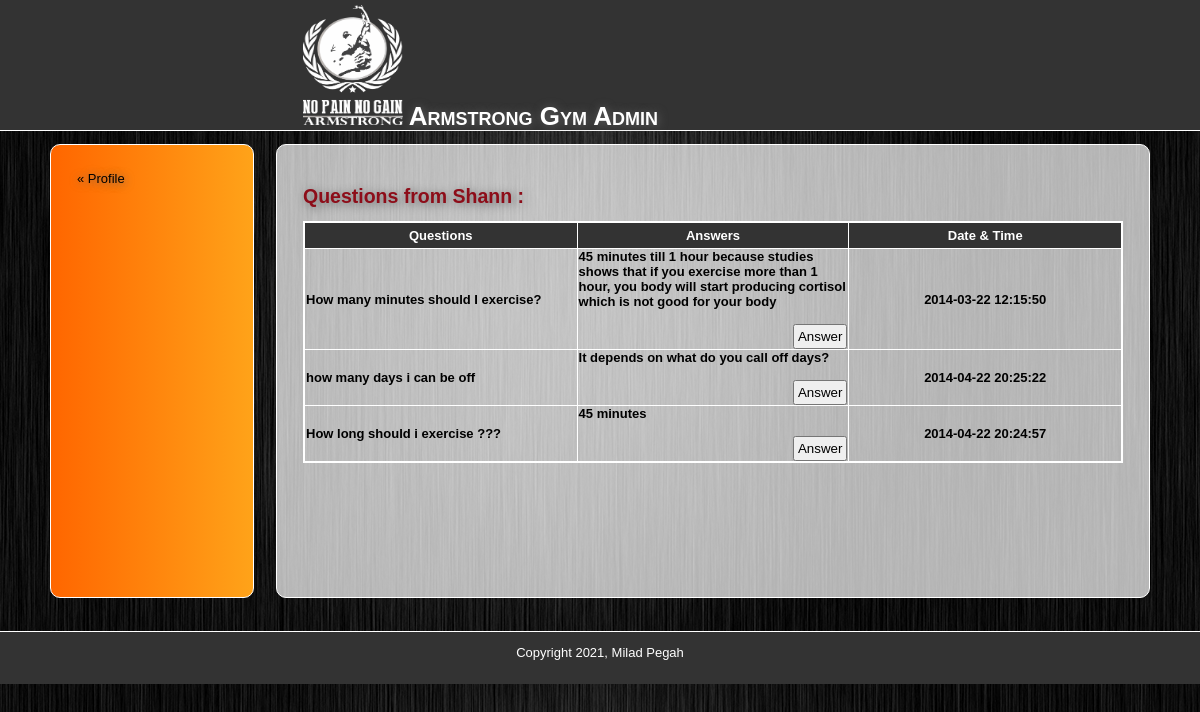
Screenshot of /answers.php?id=1 (signed in) with the database file from the repository.
### tables this page shows
CREATE TABLE `users` (
  `id` int NOT NULL AUTO_INCREMENT,
  `username` varchar(50) NOT NULL,
  `hashed_password` varchar(60) NOT NULL,
  `firstname` varchar(50) DEFAULT NULL,
  `lastname` varchar(50) DEFAULT NULL,
  `gender` varchar(20) DEFAULT NULL,
  `dob` varchar(20) DEFAULT NULL,
  `address` varchar(100) DEFAULT NULL,
  `city` varchar(20) DEFAULT NULL,
  `postcode` varchar(20) DEFAULT NULL,
  `email` varchar(50) DEFAULT NULL,
  `mobile` varchar(16) DEFAULT NULL,
  `goal` text,
  `picture` longblob,
  `admin` varchar(50) DEFAULT NULL,
  `freeze` tinyint(1) NOT NULL DEFAULT '1',
  PRIMARY KEY (`id`),
  UNIQUE KEY `username` (`username`) USING BTREE,
  KEY `admin` (`admin`),
  CONSTRAINT `users_ibfk_1` FOREIGN KEY (`admin`) REFERENCES `admins` (`username`) ON DELETE SET NULL ON UPDATE SET NULL
);

CREATE TABLE `q_and_a` (
  `id` int NOT NULL AUTO_INCREMENT,
  `user_id` int NOT NULL,
  `question` text,
  `answer` text,
  `date` timestamp NULL DEFAULT CURRENT_TIMESTAMP ON UPDATE CURRENT_TIMESTAMP,
  PRIMARY KEY (`id`),
  KEY `user_id` (`user_id`),
  CONSTRAINT `q_and_a_ibfk_1` FOREIGN KEY (`user_id`) REFERENCES `users` (`id`) ON DELETE CASCADE ON UPDATE CASCADE
);

### includes/functions.php (called while the page is built, shortened)
<?php
function find_user($id) {
	global $connection;
	$query = "SELECT * ";
	$query .= "FROM users ";
	$query .= "WHERE id = {$id}";
	$user_set = mysqli_query($connection, $query);
	return $user_set;
}
function find_questions_by_user_id($id) {
	global $connection;
	$query = "SELECT * ";
	$query .= "FROM q_and_a ";
	$query .= "WHERE user_id = {$id}";
	$user_set = mysqli_query($connection, $query);
	return $user_set;
}

### public/answers.php (the view, shortened to what this page needs)
<?php require_once("../includes/db_connection.php");  ?>
<?php require_once("../includes/functions.php");  ?>
<?php
  $question_set = find_questions_by_user_id($_GET["id"]);
  $user_set = find_user($_GET["id"]);
  $user = mysqli_fetch_assoc($user_set);
?>
<?php include("../includes/layouts/header.php"); ?>
<div id="main">
    <div id="navigation">
        <a href="manage_students.php">&laquo; Profile</a>
    </div>
    <div id="page">
        <h2>Questions from <?php echo ucfirst(htmlentities($user["username"])); ?> : </h2>
        <?php if (mysqli_num_rows($question_set) === 0) { ?>
              <p>There is no question from this member!</p>
          <?php } else {   ?>
              <table border="1" style="border-collapse:collapse; width: 100%;">
                  <tr>
                      <th style="width: 100px;">Questions</th>
                      <th style="width: 100px;">Answers</th>
                      <th style="width: 100px;">Date & Time</th>
                  </tr>
                  <?php while ($question = mysqli_fetch_assoc($question_set)) {  ?>
                      <tr>
                          <td><?php echo htmlentities($question["question"]);  ?></td>
                          <td>
                              <?php echo htmlentities($question["answer"]);  ?>
                              <br /><br />
                              <button style="float: right;" type="submit" value="Answer" onclick="window.location.href = 'edit_answer.php?id=<?php echo urlencode($question["id"]); ?>'" >Answer</button>
                          </td>
                          <td><center><?php echo htmlentities($question["date"]); ?></center></td>
                      </tr>
                  <?php }  ?>
              </table>
          <?php }  ?>
    </div>
</div>
<?php include("../includes/layouts/footer.php");  ?>

### public/stylesheets/public.css (style rules this page uses)
* { margin: 0; padding: 0; }
body { font-family: "Century Gothic", Tahoma, Helvetica, Arial, sans-serif; background-image: url(../images/gym.jpg); width: 100%; height: 100%; font-size: 13px; line-height: 15px; margin: 0 auto; min-width: 900px; }
button { padding: 3px; }
a { color: #8D0D19; text-shadow: 1px 1px 10px #666; }
#main { min-height: 500px; width: 1100px; margin: auto; }
#navigation { min-height: 400px; float: left; margin: 1em 0; padding: 2em; width: 150px; font-family: "Century Gothic", Tahoma, Helvetica, Arial, sans-serif; color: #000000; border: 1px solid white; -webkit-border-radius: 10px; -moz-border-radius: 10px; -o-border-radius: 10px; border-radius: 10px; background: -webkit-linear-gradient(270deg, #FFA319, #FF6600); background: -moz-linear-gradient(270deg, #FFA319, #FF6600); background: -o-linear-gradient(270deg, #FFA319, #FF6600); background: -ms-linear-gradient(270deg, #FFA319, #FF6600); background: linear-gradient(270deg, #FFA319, #FF6600); }
#navigation a { font-family: Helvetica, Arial, sans-serif; color: black; text-decoration: none; }
#page { margin: 1em 0; float: right; min-height: 400px; width: 820px; background-color: rgba(255,255,255, 0.7); padding: 2em; border: 1px solid white; -webkit-border-radius: 10px; -moz-border-radius: 10px; -o-border-radius: 10px; border-radius: 10px; }
#page h2 { color: #8D0D19; line-height: 50px; text-shadow: 2px 2px 10px #666; }
td { padding: 0 1px; font-weight: bold; }
th { background-color: #333333; color: #FFFFFF; padding: 5px; border: 1px solid white; }
table { border: 2px solid white; border-collapse: collapse; }

### rows the page displays
users: username "Shann"
q_and_a: question "How many minutes should I exercise?", answer "45 minutes till 1 hour because studies shows that if you exercise more than 1 hour, you body will start producing cortisol which is not good for your body", date "2014-03-22 12:15:50"
q_and_a: question "how many days i can be off", answer "It depends on what do you call off days?", date "2014-04-22 20:25:22"
q_and_a: question "How long should i exercise ???", answer "45 minutes", date "2014-04-22 20:24:57"
